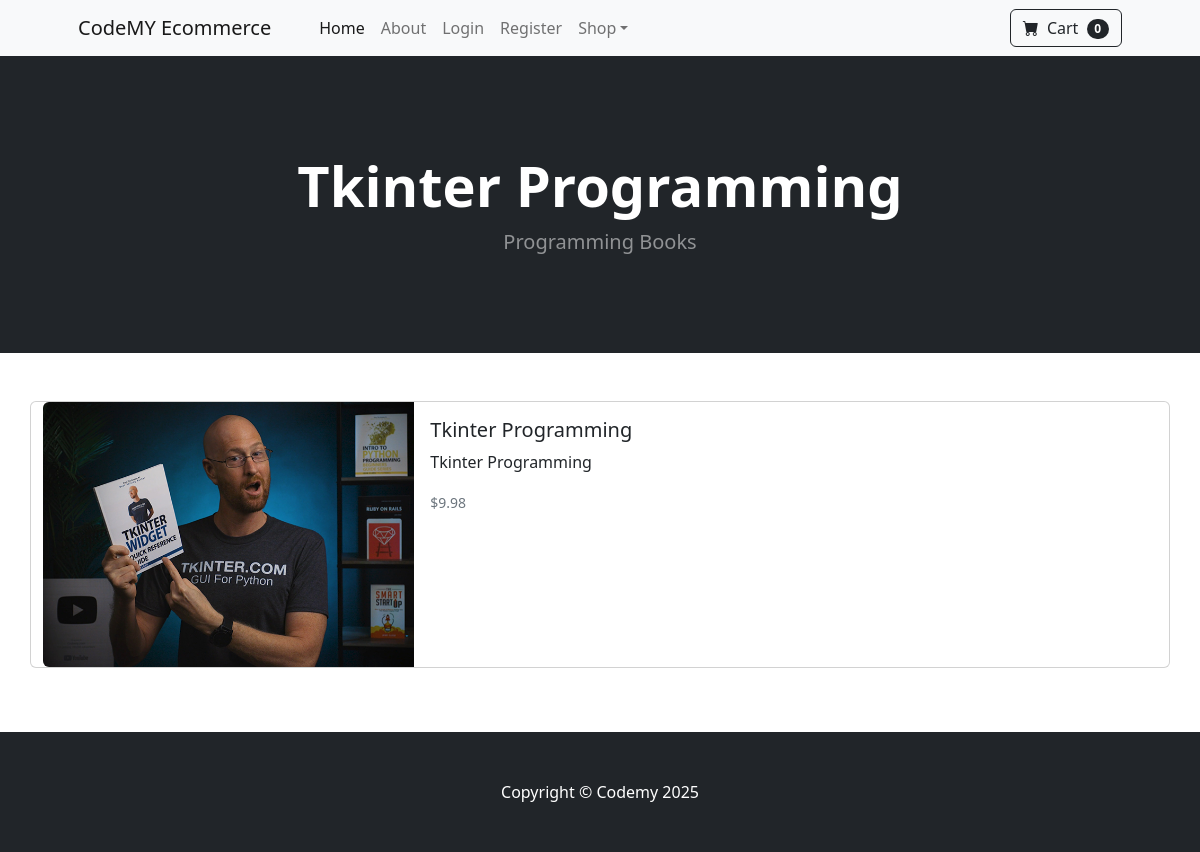
The app's page /product/4 with its own data.
### store/models.py (models this page shows, shortened)
class Product(models.Model):
    name = models.CharField(max_length=100)
    price = models.DecimalField(default=0, decimal_places=2, max_digits=6)
    category = models.ForeignKey(Category, on_delete=models.CASCADE, default=1)
    description = models.CharField(max_length=250, default='', blank=True, null=True)
    image = models.ImageField(upload_to='uploads/product')
    is_sale = models.BooleanField(default=False)
    sale_price = models.DecimalField(default=0,decimal_places=2,max_digits=6)

class Category(models.Model):
    name = models.CharField(max_length=50)
    def __str__(self):
        return self.name
    class Meta:
        verbose_name_plural = 'categories'

### store/views.py (the view)
# urls.py: path("product/<int:pk>", views.product, name='product'),
def product(request,pk):
    product=Product.objects.get(id=pk)
    return render(request, 'product.html', {'product': product})

### store/context_processors.py (called while the page is built)
def categories(request):
    categories = Category.objects.all()
    for category in categories:
        category.slug = category.name.replace(' ','-')  # Converts spaces to hyphens
    return {'categories': categories}

### store/templates/product.html
{% extends 'base.html' %}
{% block content %}
<header class="bg-dark py-5">
    <div class="container px-4 px-lg-5 my-5">
        <div class="text-center text-white">
            <h1 class="display-4 fw-bolder">{{product.name}}</h1>
            <p class="lead fw-normal text-white-50 mb-0">{{product.category}}</p>
        </div>
    </div>
</header>
<section class="py-5">
    <div class="container">
        <div class="row">
            <div class="card mb-3">
                <div class="row g-0">
                    <div class="col-md-4">
                        <img src="{{product.image.url}}" class="img-fluid rounded-start" alt="...">
                    </div>
                    <div class="col-md-8">
                        <div class="card-body">
                            <h5 class="card-title">{{product.name}}</h5>
                            <p class="card-text">{{product.description}}</p>
                            <p class="card-text">
                                <small class="text-muted">
                                    {% if product.is_sale %}
                                    <strike>${{product.price}}</strike><br>
                                    ${{product.sale_price}}
                                    {% else %}
                                    ${{product.price}}
                                    {% endif %}
                                </small>
                            </p>
                        </div>
                    </div>
                </div>
            </div>
        </div>
    </div>
</section>
{% endblock %}

### records on screen
Product: name "Tkinter Programming", category "Programming Books", image (picture), description "Tkinter Programming", price "9.98"
